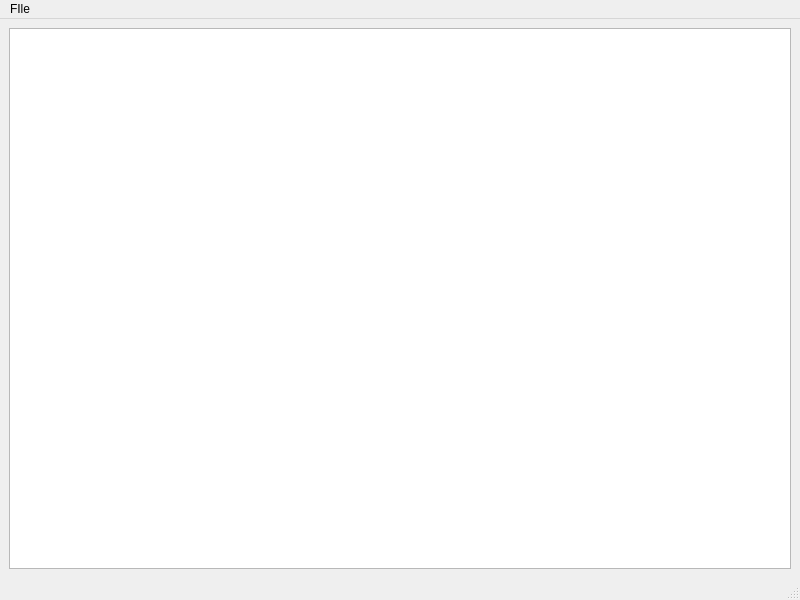
<?xml version="1.0" encoding="UTF-8"?>
<ui version="4.0">
 <class>MainWindow</class>
 <widget class="QMainWindow" name="MainWindow">
  <property name="geometry">
   <rect>
    <x>0</x>
    <y>0</y>
    <width>800</width>
    <height>600</height>
   </rect>
  </property>
  <property name="windowTitle">
   <string>MainWindow</string>
  </property>
  <widget class="QWidget" name="centralwidget">
   <layout class="QHBoxLayout" name="horizontalLayout">
    <item>
     <layout class="QVBoxLayout" name="verticalLayout">
      <item>
       <widget class="QTextEdit" name="textEdit"/>
      </item>
     </layout>
    </item>
   </layout>
  </widget>
  <widget class="QMenuBar" name="menubar">
   <property name="geometry">
    <rect>
     <x>0</x>
     <y>0</y>
     <width>800</width>
     <height>22</height>
    </rect>
   </property>
   <widget class="QMenu" name="menuFIle">
    <property name="title">
     <string>FIle</string>
    </property>
    <addaction name="actionNew"/>
    <addaction name="actionOpen"/>
    <addaction name="action"/>
   </widget>
   <addaction name="menuFIle"/>
  </widget>
  <widget class="QStatusBar" name="statusbar"/>
  <action name="actionNew">
   <property name="text">
    <string>New</string>
   </property>
  </action>
  <action name="actionOpen">
   <property name="text">
    <string>Open</string>
   </property>
  </action>
  <action name="action">
   <property name="text">
    <string>..</string>
   </property>
  </action>
 </widget>
 <resources/>
 <connections/>
</ui>
